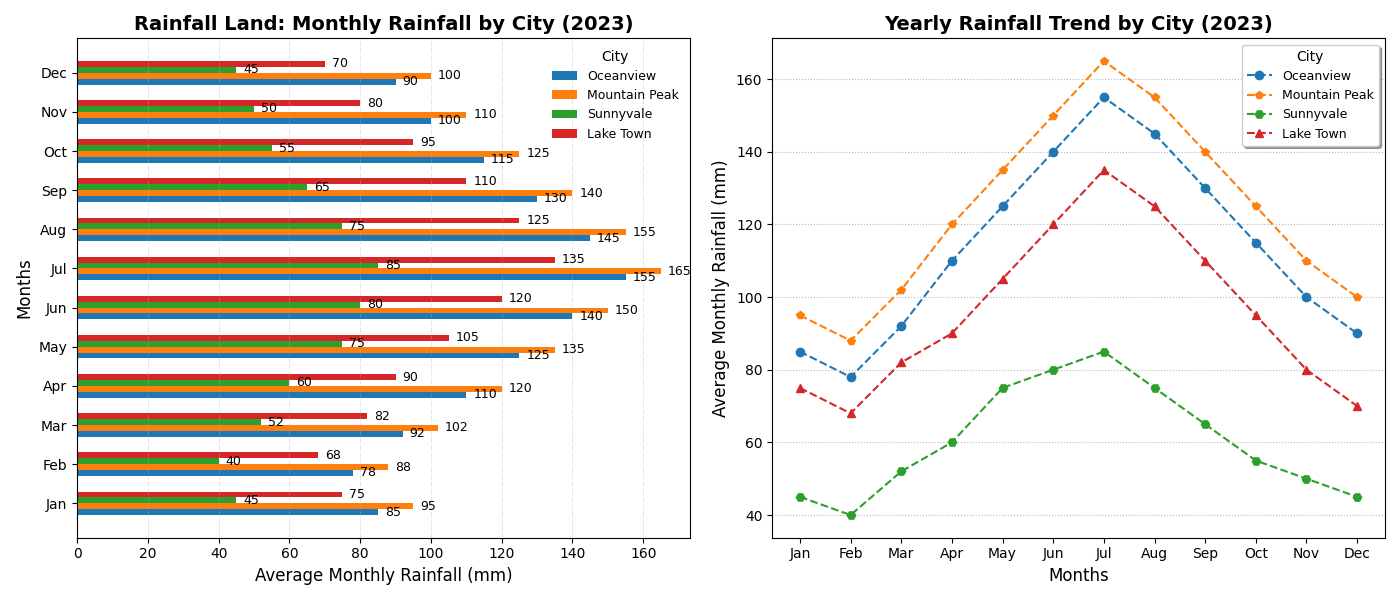

This figure's Python source:
import matplotlib.pyplot as plt
import numpy as np

# Updated city list without 'Desert Hues'
cities = ['Oceanview', 'Mountain Peak', 'Sunnyvale', 'Lake Town']

# Updated rainfall data without 'Desert Hues' data
rainfall_data = np.array([
    [85, 78, 92, 110, 125, 140, 155, 145, 130, 115, 100, 90],
    [95, 88, 102, 120, 135, 150, 165, 155, 140, 125, 110, 100],
    [45, 40, 52, 60, 75, 80, 85, 75, 65, 55, 50, 45],
    [75, 68, 82, 90, 105, 120, 135, 125, 110, 95, 80, 70],
])

months = ['Jan', 'Feb', 'Mar', 'Apr', 'May', 'Jun', 'Jul', 'Aug', 'Sep', 'Oct', 'Nov', 'Dec']

fig, axs = plt.subplots(nrows=1, ncols=2, figsize=(14, 6))

# Horizontal bar chart setup
bar_height = 0.15
y = np.arange(len(months))

colors = ['#1f77b4', '#ff7f0e', '#2ca02c', '#d62728']

for i, city in enumerate(cities):
    bars = axs[0].barh(y + i * bar_height, rainfall_data[i], bar_height, label=city, color=colors[i])
    for bar in bars:
        axs[0].annotate(f'{bar.get_width()}',
                        xy=(bar.get_width(), bar.get_y() + bar.get_height() / 2),
                        xytext=(5, 0), textcoords='offset points',
                        ha='left', va='center', fontsize=9)

axs[0].set_ylabel('Months', fontsize=12)
axs[0].set_xlabel('Average Monthly Rainfall (mm)', fontsize=12)
axs[0].set_title('Rainfall Land: Monthly Rainfall by City (2023)', fontsize=14, fontweight='bold')
axs[0].set_yticks(y + bar_height * (len(cities) / 2 - 0.5))
axs[0].set_yticklabels(months, fontsize=10)
axs[0].legend(title='City', fontsize=9, loc='upper right', frameon=False)
axs[0].xaxis.grid(True, linestyle='-.', linewidth=0.5, alpha=0.5)

marker_styles = ['o', 'p', 'H', '^']

# Line chart setup
for i, city in enumerate(cities):
    axs[1].plot(months, rainfall_data[i], marker=marker_styles[i], linestyle='--', color=colors[i], label=city)

axs[1].set_xlabel('Months', fontsize=12)
axs[1].set_ylabel('Average Monthly Rainfall (mm)', fontsize=12)
axs[1].set_title('Yearly Rainfall Trend by City (2023)', fontsize=14, fontweight='bold')
axs[1].legend(title='City', fontsize=9, loc='upper right', frameon=True, shadow=True)
axs[1].yaxis.grid(True, linestyle=':', linewidth=0.8, alpha=0.9)

plt.tight_layout()
plt.show()
